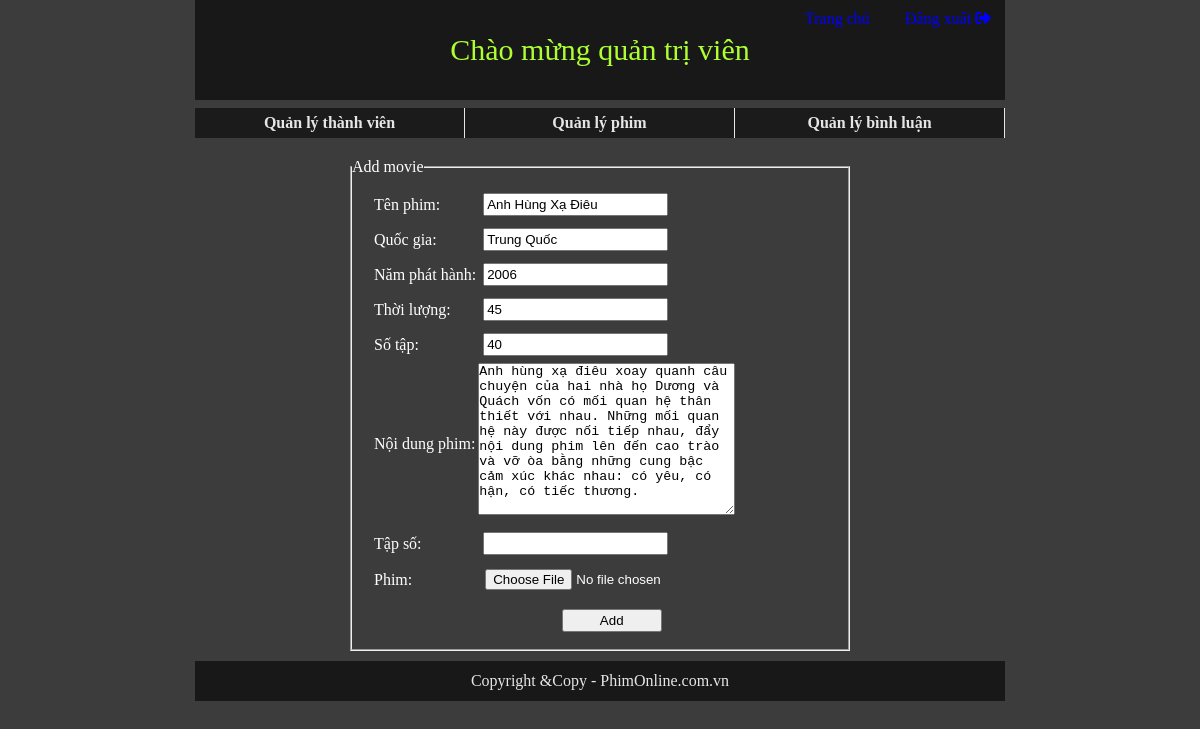
Page /Sources/php/Admin/add_film.php?id=2 on the committed database.
### tables this page shows
CREATE TABLE `movie` (
  `movieID` int(10) UNSIGNED NOT NULL,
  `movieName` varchar(50) NOT NULL,
  `movieNation` varchar(20) NOT NULL,
  `movieYear` year(4) NOT NULL,
  `movieTime` varchar(50) NOT NULL,
  `movieNumber` int(5) NOT NULL,
  `groupID` int(10) UNSIGNED NOT NULL,
  `image` varchar(1000) NOT NULL,
  `movieContent` text NOT NULL
);

### Sources/php/Admin/add_film.php (the view, shortened to what this page needs)
<?php
    require("header.php");
    $id = $_GET['id'];
?>
    <div id="wrapper2">
        <fieldset style="width: 500px; margin:20px auto 10px; color: #ffffff;">
            <legend>Add movie</legend>
            <form action="add_film.php?id=<?php echo $id; ?>" method="POST" enctype="multipart/form-data">
                <table>
                    <?php
                        require("../library/config.php");
                        $sql="SELECT * FROM `movie` WHERE `movieID`=$id";
                        $kq = mysqli_query($conn, $sql);
                        $rows = mysqli_fetch_assoc($kq);
                            echo '
                                <tr>
                                    <td>Tên phim:</td>
                                    <td><input type="text" value="'.$rows['movieName'].'" readonly></td>
                                </tr>
                                <tr>
                                    <td>Quốc gia:</td>
                                    <td><input type="text" value="'.$rows['movieNation'].'" readonly></td>
                                </tr>
                                <tr>
                                    <td>Năm phát hành:</td>
                                    <td><input type="text" value="'.$rows['movieYear'].'" readonly></td>
                                <tr>
                                    <td>Thời lượng:</td>
                                    <td><input type="text" value="'.$rows['movieTime'].'" readonly></td>
                                </tr>
                                <tr>
                                    <td>Số tập:</td>
                                    <td><input type="text" value="'.$rows['movieNumber'].'" readonly></td>
                                </tr>
                                <tr>
                                    <td>Nội dung phim:</td>
                                    <td><textarea cols="30" rows="10" readonly>'.$rows['movieContent'].'</textarea></td>
                                </tr>
                            ';
                    ?>
                    <tr>
                        <td>Tập số:</td>
                        <td><input type="text" name="txtnumber"/></td>
                    </tr>
                    <tr>
                        <td>Phim:</td>
                        <td><input type="file" name="movie"/></td>
                    </tr>
                    <tr>
                        <td></td>
                        <td style="text-align: center;"><input style=" width: 100px; margin-top: 10px;" type="submit" name="uploadclick" value="Add"/></td>
                    </tr>
                </table>
            </form>
        </fieldset>
    </div>
<?php
    require("footer.php");
?>

### Sources/php/Admin/style.css (style rules this page uses)
* { padding: 0px; margin: 0px; box-sizing: border-box; }
body { width: 810px; margin: auto; background-color: rgb(60, 60, 60); }
#wrapper2 table { margin: 10px 20px; }
#wrapper2 table tr { line-height: 30px; }
#wrapper2 table input { padding: 2px; margin: 5px; }

### rows in the picture
movie: movieName "Anh Hùng Xạ Điêu", movieNation "Trung Quốc", movieYear "2006", movieTime "45", movieNumber "40", movieContent "Anh hùng xạ điêu xoay quanh câu chuyện của hai nhà họ Dương và Quách vốn có mối quan hệ thân thiết với nhau. Những mối quan hệ này được nối tiếp nhau, đẩy nội dung phim lên đến cao trào và vỡ òa bằng những cung bậc cảm xúc khác nhau: có yêu, có hận, có tiếc thương."
